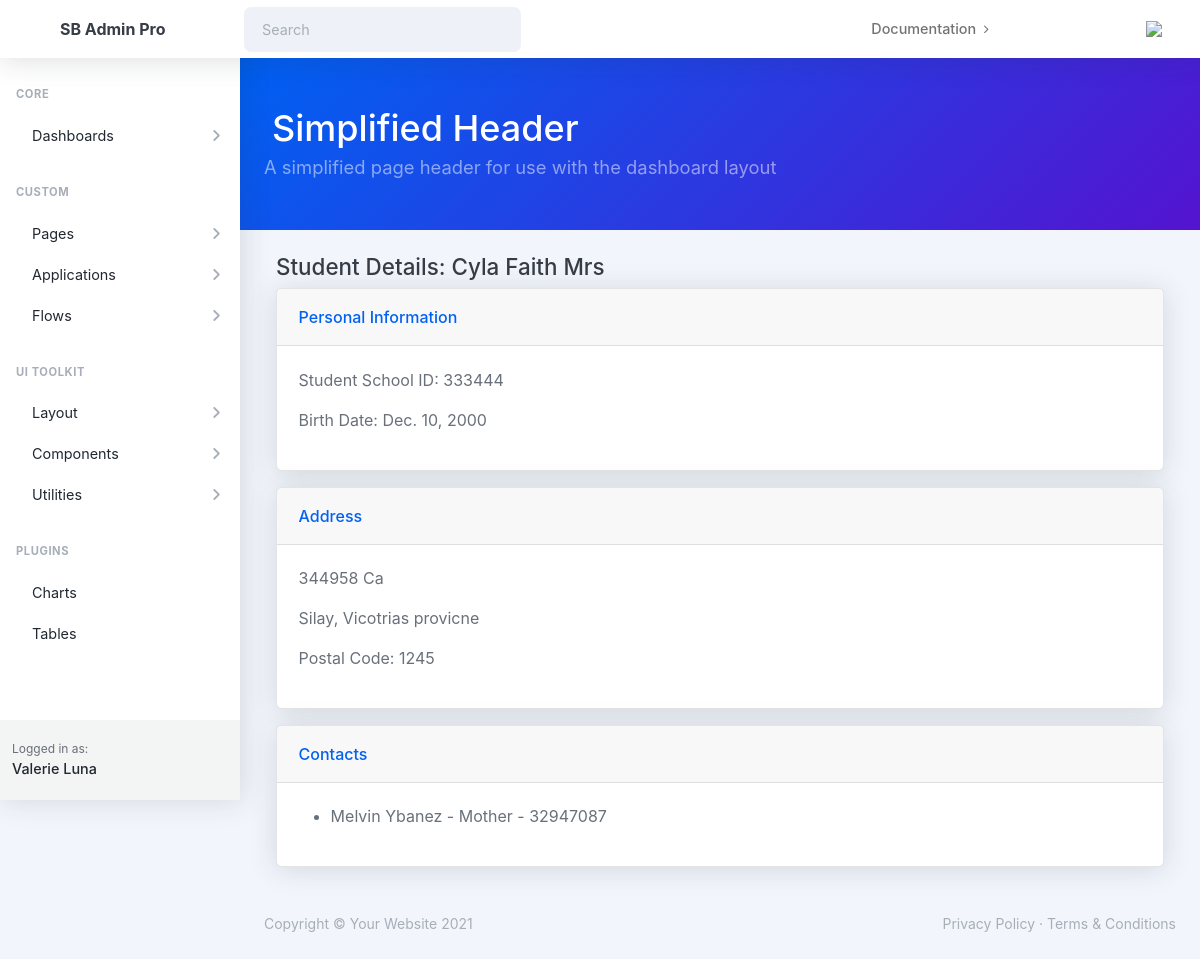
Page /student/16/ on the committed database.
### student/models.py (models this page shows, shortened)
class Student(models.Model):
    std_sch_id = models.CharField(max_length=50)
    first_name = models.CharField(max_length=100)
    middle_name = models.CharField(max_length=100)
    last_name = models.CharField(max_length=100)
    suffix = models.CharField(max_length=10, blank=True)
    birth_date = models.DateField()
    country_of_birth = models.CharField(max_length=100)
    birth_place = models.CharField(max_length=100)
    nationality = models.CharField(max_length=100)
    CIVIL_STATUS_CHOICES = [
        ('single', 'Single'),
        ('married', 'Married'),
        ('widowed', 'Widowed'),
        ('divorced', 'Divorced'),
        ('separated', 'Separated'),
    ]
    civil_status = models.CharField(max_length=20, choices=CIVIL_STATUS_CHOICES, blank=True)
    SEX_CHOICES = [
        ('male', 'Male'),
        ('female', 'Female'),
    ]
    sex = models.CharField(max_length=10, choices=SEX_CHOICES, blank=True)
    religion = models.CharField(max_length=100)
    mobile_number = models.CharField(max_length=20)
    telephone_number = models.CharField(max_length=20, blank=True)
    personal_email = models.EmailField()
    STATUS_CHOICES = [
        ('active', 'Active'),
        ('inactive', 'Inactive'),
    ]
    status = models.CharField(max_length=8, choices=STATUS_CHOICES, default='active', help_text="Student's account status")

class Address(models.Model):
    student = models.OneToOneField(Student, on_delete=models.CASCADE)
    province = models.CharField(max_length=100)
    city = models.CharField(max_length=100)
    house_number = models.CharField(max_length=20)
    barangay = models.CharField(max_length=100)
    postal_code = models.CharField(max_length=10)

class Contact(models.Model):
    student = models.ForeignKey(Student, on_delete=models.CASCADE, related_name='contacts')
    full_name = models.CharField(max_length=100)
    relationship = models.CharField(max_length=20)
    mobile_number = models.CharField(max_length=20, blank=True)

### student/views.py (the view)
# urls.py: path('<int:pk>/', views.StudentDetailView.as_view(), name='student-detail'),
class StudentDetailView(DetailView):
    model = Student
    template_name = 'student/student-detail.html'
    context_object_name = 'student'
    def get_context_data(self, **kwargs):
        context = super(StudentDetailView, self).get_context_data(**kwargs)
        try:
            context['address'] = self.object.address
        except Student.address.RelatedObjectDoesNotExist:
            context['address'] = None
        context['contacts'] = self.object.contacts.all() if hasattr(self.object, 'contacts') else []
        return context

### student/templates/student/student-detail.html
{% extends 'student/base.html' %}
{% block content %}
<div class="container mt-3">
    <h2>Student Details: {{ student.first_name }} {{ student.last_name }}</h2>
    <div class="card mb-3">
        <div class="card-header">Personal Information</div>
        <div class="card-body">
            <p>Student School ID: {{ student.std_sch_id }}</p>
            <p>Birth Date: {{ student.birth_date }}</p>
        </div>
    </div>
    <div class="card mb-3">
        <div class="card-header">Address</div>
        <div class="card-body">
            {% if address %}
                <p>{{ address.house_number }} {{ address.barangay }}</p>
                <p>{{ address.city }}, {{ address.province }}</p>
                <p>Postal Code: {{ address.postal_code }}</p>
            {% else %}
                <p>No address provided.</p>
            {% endif %}
        </div>
    </div>
    <div class="card mb-3">
        <div class="card-header">Contacts</div>
        <div class="card-body">
            {% if contacts %}
                <ul>
                    {% for contact in contacts %}
                        <li>{{ contact.full_name }} - {{ contact.relationship }} - {{ contact.mobile_number }}</li>
                    {% endfor %}
                </ul>
            {% else %}
                <p>No contacts provided.</p>
            {% endif %}
        </div>
    </div>
</div>
{% endblock %}

### rows in the picture
Student: first_name "Cyla Faith", last_name "Mrs", std_sch_id "333444", birth_date "Dec. 10, 2000"
Address: house_number "344958", barangay "Ca", city "Silay", province "Vicotrias provicne", postal_code "1245"
Contact: full_name "Melvin Ybanez", relationship "Mother", mobile_number "32947087"
